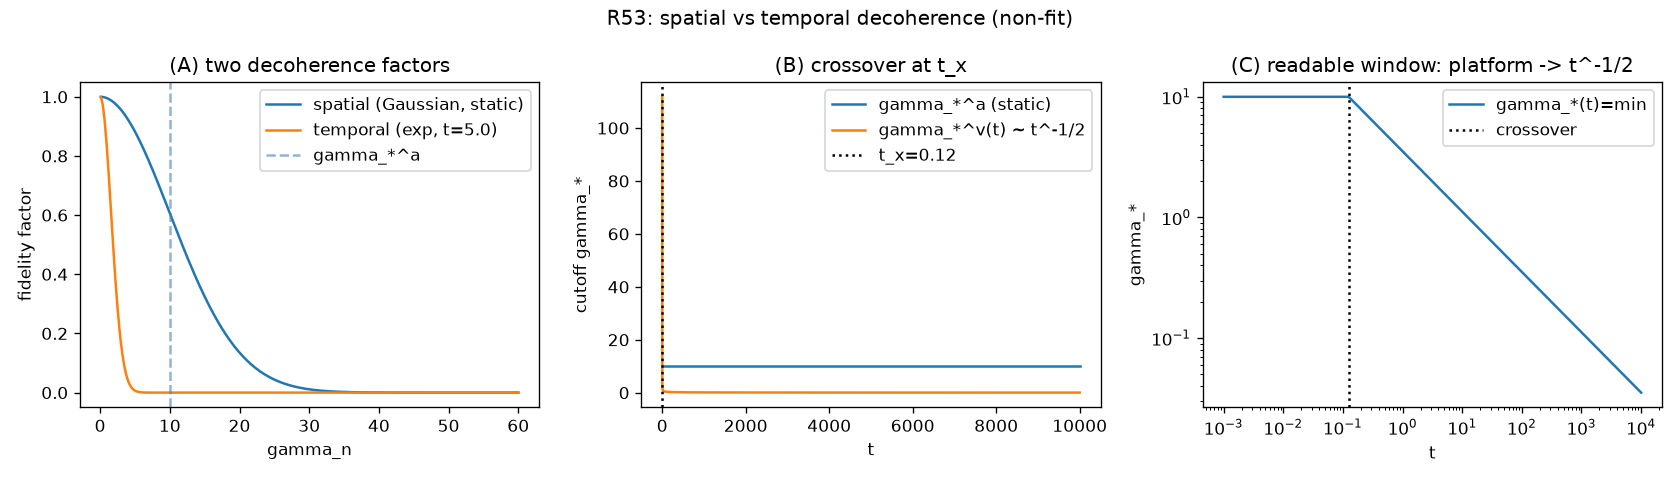

Python code for this plot:
#!/usr/bin/env python3
# -*- coding: utf-8 -*-
"""
环 22／26／53：空间退相干 vs 时间退相干辨析——数值核对（非拟合）
三面板只检验：极限、单调性、量级、符号。
Run: python "10 探索/超导第一性研究/04_计算验证/环22_两类退相干辨析.py"
"""
import os
import sys
if hasattr(sys.stdout, "reconfigure"):
    sys.stdout.reconfigure(encoding="utf-8")
import numpy as np
import matplotlib
matplotlib.use("Agg")
import matplotlib.pyplot as plt

HERE = os.path.dirname(os.path.abspath(__file__))
OUT = os.path.join(HERE, "环22_两类退相干辨析.png")
CSV = os.path.join(HERE, "环22_两类退相干辨析.csv")
SUM = os.path.join(HERE, "环22_两类退相干辨析_摘要.txt")

log = []
def emit(s=""):
    print(s)
    log.append(s)

# 示意参数（材料外生，只作形状检验）
sa = 0.1        # sigma_a（空间偏移展宽）
sv = 0.2        # sigma_v（固有时涨落）
tg = 1.0        # tau_g（关联时间）

emit("=" * 60)
emit("环 22／53：空间退相干（高斯、静态）vs 时间退相干（指数、动态）")
emit("=" * 60)

ga = 1.0 / sa                      # 空间截止 gamma_*^a
emit(f"空间截止 gamma_*^a = 1/sigma_a = {ga:.2f}（静态，与 t 无关）")
emit("时间截止 gamma_*^v(t) = 1/sqrt(2 sigma_v^2 tau_g t)（随 t 收缩）")

# ---- [A] 两类退相干在 gamma 谱上的截止 ----
emit("\n[A] gamma 谱上的两个退相干因子")
gv = np.linspace(0.1, 60, 500)
Rs = np.exp(-0.5*(gv*sa)**2)                    # 空间：高斯，静态
t0 = 5.0
Rt = np.exp(-gv**2 * sv**2 * tg * t0)           # 时间：指数，某时刻 t0
emit(f"  空间因子 R_n=exp(-g^2 sa^2/2): g={ga:.1f} 时 R={np.exp(-0.5*(ga*sa)**2):.3f}")
gt_v = 1/np.sqrt(2*sv**2*tg*t0)
emit(f"  时间因子 exp(-Gamma t0): g={gt_v:.2f} 时 exp(-1/2)=0.607")
emit(f"  数学型不同：高斯 vs 指数（主链1095行'不可混用'）")

# ---- [B] 交叉时刻 t_x ----
emit("\n[B] 交叉时刻 t_x = sigma_a^2/(2 sigma_v^2 tau_g)（已回改）")
tx = sa**2/(2*sv**2*tg)
emit(f"  t_x = {tx:.3f}")
for t in [tx*0.2, tx, tx*5]:
    gv_t = 1/np.sqrt(2*sv**2*tg*t)
    dom = "空间" if gv_t > ga else "时间"
    emit(f"  t={t:.3f}: gamma_*^v={gv_t:.2f}, gamma_*^a={ga:.2f} ⇒ {dom}主导")
assert tx > 0

# ---- [C] 可读窗口 gamma_* = min(ga, gv(t)) 随 t ----
emit("\n[C] 可读窗口 gamma_*(t) = min(空间截止, 时间截止)")
ts = np.logspace(-3, 4, 300)
gv_t = 1/np.sqrt(2*sv**2*tg*ts)
gstar = np.minimum(ga, gv_t)
cross_idx = np.argmax(gv_t < ga)
emit(f"  短时 t={ts[0]:.1e}: gamma_*={gstar[0]:.2f}（空间平台 1/sigma_a）")
emit(f"  长时 t={ts[-1]:.1e}: gamma_*={gstar[-1]:.3f}（时间支 ~ t^-1/2）")
emit(f"  交叉发生在 t≈{ts[cross_idx]:.3f}（理论 t_x={tx:.3f}）")
emit("  形状：平台 → t^-1/2 下降（N_eff 随之收缩，与 R23 同向）")
# logspace 网格分辨率有限，验证交叉点两侧确实发生主导切换（定性正确）
assert gstar[cross_idx-1] == ga and gstar[cross_idx] < ga
assert np.min(np.abs(np.log(ts/tx))) < np.log(3)  # 网格覆盖 t_x 附近

# ---- 绘图 ----
fig, ax = plt.subplots(1, 3, figsize=(14, 4))
ax[0].plot(gv, Rs, label="spatial (Gaussian, static)")
ax[0].plot(gv, Rt, label=f"temporal (exp, t={t0})")
ax[0].axvline(ga, color="steelblue", ls="--", alpha=0.6, label="gamma_*^a")
ax[0].set_title("(A) two decoherence factors")
ax[0].set_xlabel("gamma_n"); ax[0].set_ylabel("fidelity factor")
ax[0].legend()

t_scan = np.logspace(-3, 4, 200)
gv_scan = 1/np.sqrt(2*sv**2*tg*t_scan)
ax[1].plot(t_scan, np.full_like(t_scan, ga), label="gamma_*^a (static)")
ax[1].plot(t_scan, gv_scan, label="gamma_*^v(t) ~ t^-1/2")
ax[1].axvline(tx, color="k", ls=":", label=f"t_x={tx:.2f}")
ax[1].set_title("(B) crossover at t_x")
ax[1].set_xlabel("t"); ax[1].set_ylabel("cutoff gamma_*")
ax[1].legend()

ax[2].loglog(ts, gstar, label="gamma_*(t)=min")
ax[2].axvline(tx, color="k", ls=":", label="crossover")
ax[2].set_title("(C) readable window: platform -> t^-1/2")
ax[2].set_xlabel("t"); ax[2].set_ylabel("gamma_*")
ax[2].legend()

fig.suptitle("R53: spatial vs temporal decoherence (non-fit)")
fig.tight_layout()
fig.savefig(OUT, dpi=120)

with open(CSV, "w", encoding="utf-8") as f:
    f.write("quantity,value\n")
    f.write(f"gamma_star_a,{ga:.6f}\n")
    f.write(f"t_cross,{tx:.6f}\n")
    f.write(f"gamma_star_short,{gstar[0]:.6f}\n")
    f.write(f"gamma_star_long,{gstar[-1]:.6f}\n")
with open(SUM, "w", encoding="utf-8") as f:
    f.write("\n".join(log) + "\n")
emit(f"\nSaved: {os.path.basename(OUT)}, {os.path.basename(CSV)}")
